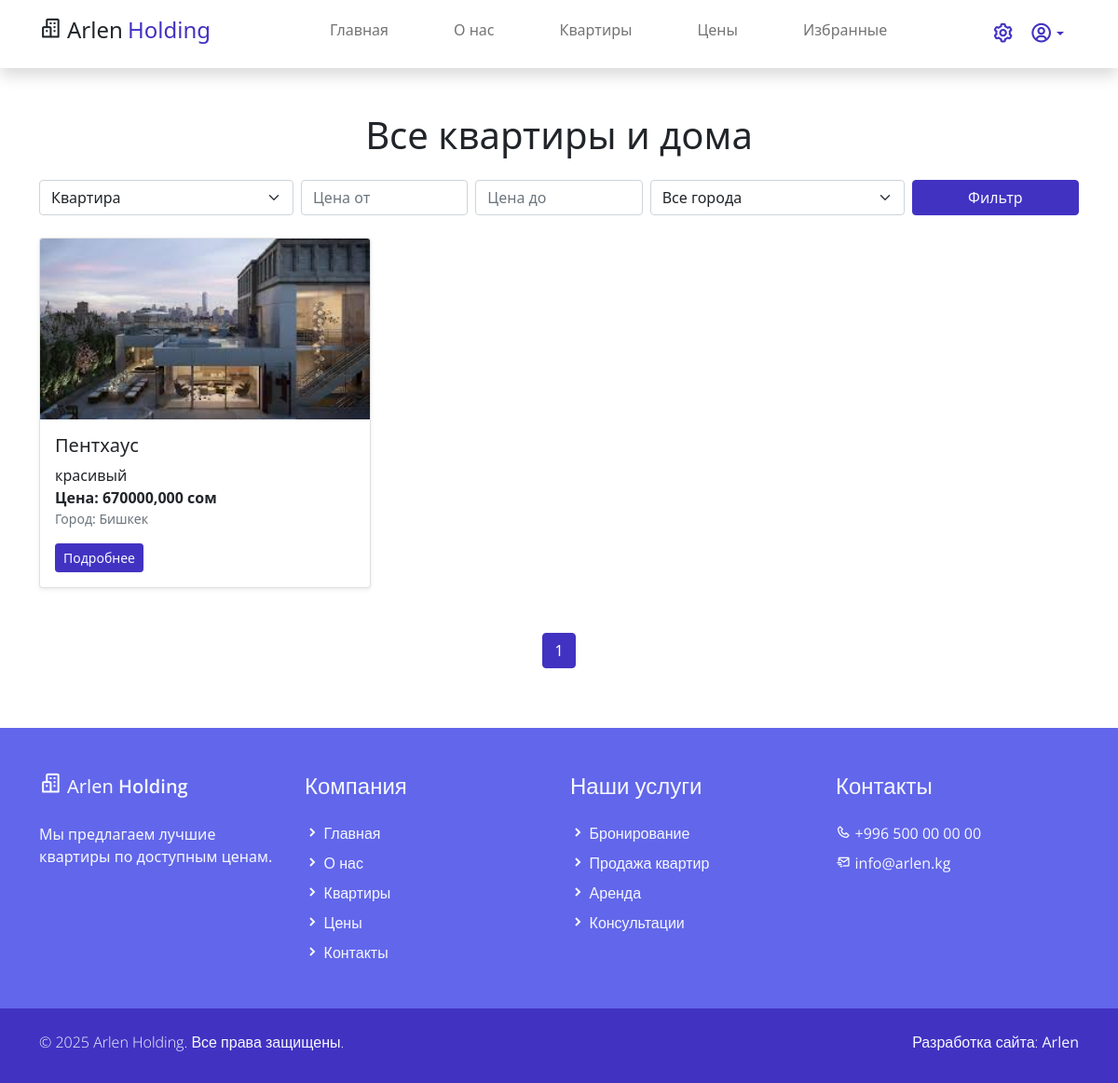
Page /estates/?category=1 on the committed database.
### product/models.py (models this page shows)
class Estate(models.Model):
    title = models.CharField(max_length=100, verbose_name='Название')
    category = models.ForeignKey(Category, on_delete=models.PROTECT, verbose_name='Категория')
    cover = models.ImageField(upload_to='media/products_image', verbose_name='Обложка')
    area = models.DecimalField(decimal_places=1, max_digits=10, verbose_name='Площадь в метрах')
    city = models.ForeignKey(City, on_delete=models.PROTECT, verbose_name='Город')
    district = models.ForeignKey(District, on_delete=models.PROTECT, verbose_name='Улица')
    geo = models.TextField(verbose_name='Геолокация')
    price = models.DecimalField(decimal_places=3, max_digits=12, verbose_name='Цена')
    descriptions = models.TextField(verbose_name='Описание')
    video = models.FileField(upload_to='media/product_video', verbose_name='Видео')
    is_active = models.BooleanField(default=True)
    created_at = models.DateTimeField(auto_now_add=True, verbose_name='Дата создания')
    update_at = models.DateTimeField(auto_now=True, verbose_name='Последнее обновление')
    class Meta:
        verbose_name = 'Недвижимость'
        verbose_name_plural = 'Недвижимости'

class City(models.Model):
    title = models.CharField(max_length=50, verbose_name='Название')
    def __str__(self):
        return self.title

### product/views.py (the view)
# urls.py: path("estates/", views.estate_list_view, name="estate_list"),
def estate_list_view(request):
    user = request.user
    categories = Category.objects.all()
    parent_categories = Category.objects.filter(parent_category__isnull=True)
    category_id = request.GET.get('category')
    min_price = request.GET.get('min_price')
    max_price = request.GET.get('max_price')
    city_id = request.GET.get('city')  # Здесь ID города
    current_category = None
    estates = Estate.objects.filter(is_active=True)
    if category_id:
        try:
            category = Category.objects.get(id=category_id)
            current_category = category
            if category.parent_category is None:
                subcategories = Category.objects.filter(parent_category=category)
                estates = estates.filter(category__in=list(chain([category], subcategories)))
            else:
                estates = estates.filter(category=category)
        except Category.DoesNotExist:
            pass
    if min_price:
        estates = estates.filter(price__gte=min_price)
    if max_price:
        estates = estates.filter(price__lte=max_price)
    if city_id:
        try:
            city_obj = City.objects.get(id=city_id)
            estates = estates.filter(city=city_obj)
        except City.DoesNotExist:
            city_obj = None
    else:
        city_obj = None
    paginator = Paginator(estates.order_by('-created_at'), 9)
    page_number = request.GET.get('page')
    page_obj = paginator.get_page(page_number)
    if user.is_authenticated:
        liked_ids = set(Favorite.objects.filter(user=user, estate__in=page_obj).values_list('estate_id', flat=True))
    else:
        liked_ids = set()
    estates_with_likes = [
        {'estate': estate, 'liked': estate.id in liked_ids}
        for estate in page_obj
    ]
    cities = City.objects.all()
    return render(request, 'main/estate_list.html', {
        'categories': categories,
        'parent_categories': parent_categories,
        'current_category': current_category,
        'page_obj': page_obj,
        'estates_with_likes': estates_with_likes,
        'cities': cities,
        'min_price': min_price,
        'max_price': max_price,
        'selected_city': city_id,
    })

### product/templates/main/estate_list.html (shortened to what this page needs)
{% extends "base.html" %}
{% load static %}
{% block content %}
<div class="container py-5">
    <h1 class="text-center mb-4">Все квартиры и дома</h1>
    <form method="get" class="mb-4">
        <div class="row g-2">
            <div class="col-md-3">
                <select name="category" class="form-select">
                    {% for category in parent_categories %}
                        <option value="{{ category.id }}" {% if current_category and current_category.id == category.id %}selected{% endif %}>
                            {{ category.title }}
                        </option>
                    {% endfor %}
                </select>
            </div>
            <div class="col-md-2">
                <input type="number" name="min_price" class="form-control" placeholder="Цена от" value="{{ min_price }}">
            </div>
            <div class="col-md-2">
                <input type="number" name="max_price" class="form-control" placeholder="Цена до" value="{{ max_price }}">
            </div>
            <div class="col-md-3">
<select name="city" class="form-select">
    <option value="">Все города</option>
</select>
            </div>
            <div class="col-md-2">
                <button type="submit" class="btn btn-primary w-100">Фильтр</button>
            </div>
        </div>
    </form>
    <div class="row">
        {% for item in estates_with_likes %}
            {% with estate=item.estate %}
                <div class="col-md-4 mb-4">
                    <div class="card shadow-sm h-100">
                        <img src="{{ estate.cover.url }}" class="card-img-top" alt="{{ estate.title }}">
                        <div class="card-body d-flex flex-column">
                            <h5 class="card-title">{{ estate.title }}</h5>
                            <p class="card-text">
                                {{ estate.descriptions|truncatewords:20 }}
                                <br>
                                <strong>Цена: {{ estate.price }} сом</strong><br>
                                <small class="text-muted">Город: {{ estate.city }}</small>
                            </p>
                            <div class="mt-auto">
                                <a href="{% url 'detail' estate.id %}" class="btn btn-sm btn-primary">Подробнее</a>
                            </div>
                        </div>
                    </div>
                </div>
            {% endwith %}
        {% empty %}
            <p class="text-center">Нет объектов, соответствующих фильтрам.</p>
        {% endfor %}
    </div>
    <div class="d-flex justify-content-center mt-4">
        <nav>
            <ul class="pagination">
                {% for num in page_obj.paginator.page_range %}
                    <li class="page-item {% if page_obj.number == num %}active{% endif %}">
                        <a class="page-link" href="?{% if current_category %}category={{ current_category.id }}&{% endif %}page={{ num }}">{{ num }}</a>
                    </li>
                {% endfor %}
            </ul>
        </nav>
    </div>
</div>
{% endblock %}

### static/assets/css/templatemo.css (style rules this page uses)
html { font-family: 'Open Sans', sans-serif; }
p, a { font-weight: 400; }

### rows in the picture
Estate: estate.cover (picture), estate "Пентхаус", estate.descriptions "красивый", estate.price "670000,000", estate.city "Бишкек"

### other values in the picture
{{ num }} "1"
form field category "Квартира"
